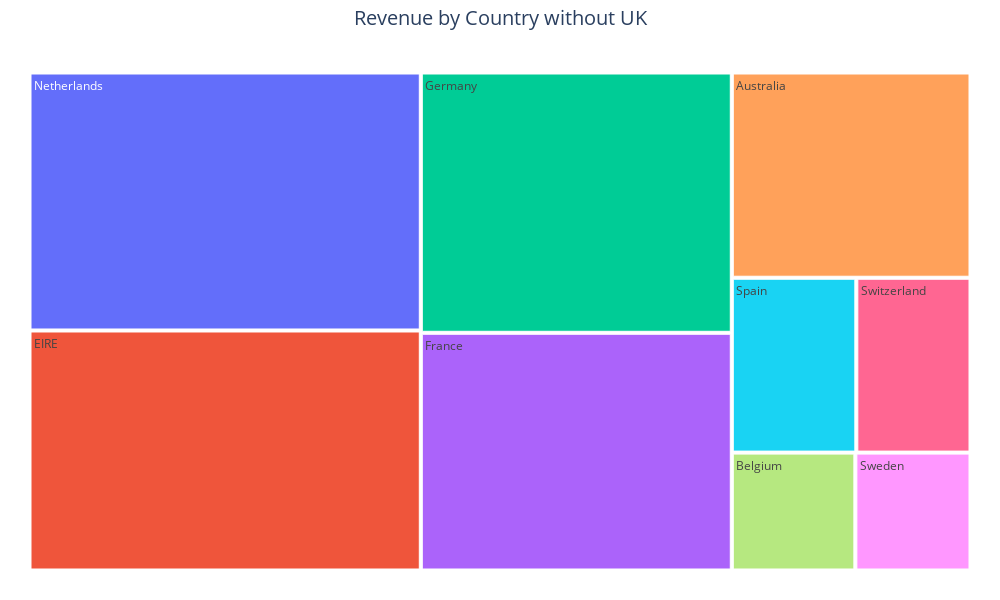

Notebook source saved alongside this figure:
### Code cell
# PLOTLY TREEMAP
fig = px.treemap(df_total_cost.iloc[1:10],
                 path=[df_total_cost.iloc[1:10].index], 
                 values='Cost', 
                 width=1000, 
                 height=600)
fig.update_layout(title_text='Revenue by Country without UK',
                  title_x = 0.5, title_font = dict(size=20)
)
fig.update_layout(margin = dict(t=50, l=25, r=25, b=25))
fig.show()

### Figure 1 — Plotly figure (JSON) as saved in the notebook; plotly's stock layout.template omitted (floating-point values rounded to 4 significant figures)
{"data": [{"branchvalues": "total", "domain": {"x": [0, 1], "y": [0, 1]}, "hovertemplate": "labels=%{label}<br>Cost=%{value}<br>parent=%{parent}<br>id=%{id}<extra></extra>", "ids": ["Australia", "Belgium", "EIRE", "France", "Germany", "Netherlands", "Spain", "Sweden", "Switzerland"], "labels": ["Australia", "Belgium", "EIRE", "France", "Germany", "Netherlands", "Spain", "Sweden", "Switzerland"], "name": "", "parents": ["", "", "", "", "", "", "", "", ""], "type": "treemap", "values": [138500.0, 41200.0, 265500.0, 209000.0, 228900.0, 285400.0, 61580.0, 38380.0, 56440.0]}], "layout": {"height": 600, "legend": {"tracegroupgap": 0}, "margin": {"b": 25, "l": 25, "r": 25, "t": 50}, "title": {"font": {"size": 20}, "text": "Revenue by Country without UK", "x": 0.5}, "width": 1000}}
